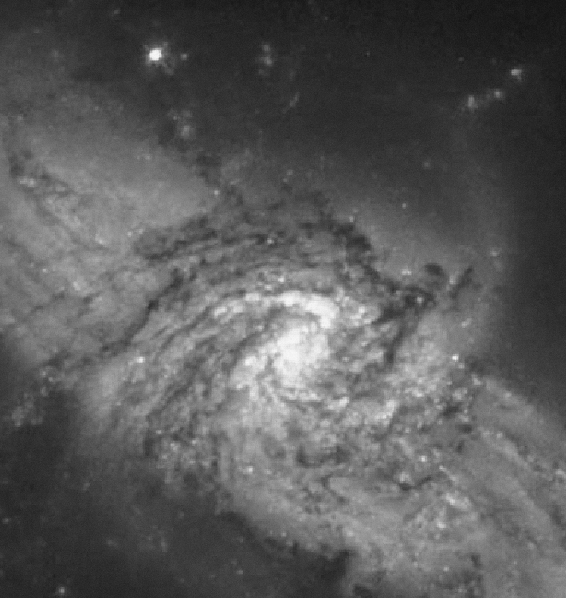
#> input picture HW#2/Sum.png, 566 x 598 px
$ python Laplacian.py
#> lines starting #> are read from the running program, lines starting #| are printed output that depends on the picture
import cv2
import numpy as np
from matplotlib import pyplot as plt

Input = cv2.imread('Sum.png',0)
#> Input is the input picture: shape (598, 566); min 18, max 247, mean 90.1

LaplacianFilter = np.array([[0, 1, 0], [1, -4, 1], [0,1,0]], float)

Output = cv2.filter2D(Input,-1,LaplacianFilter)
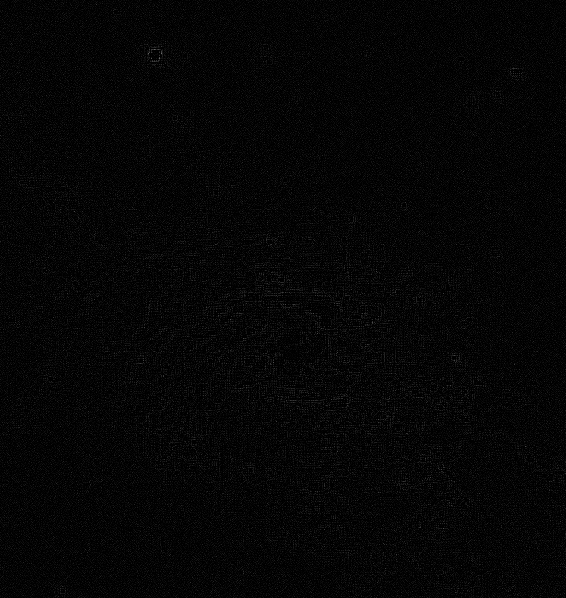
#> Output: shape (598, 566); min 0, max 110, mean 5.3

# cv2.imwrite('LaplacianFilter.png',Output)

plt.imshow(Output, cmap = 'gray', interpolation='bicubic')
plt.show()
